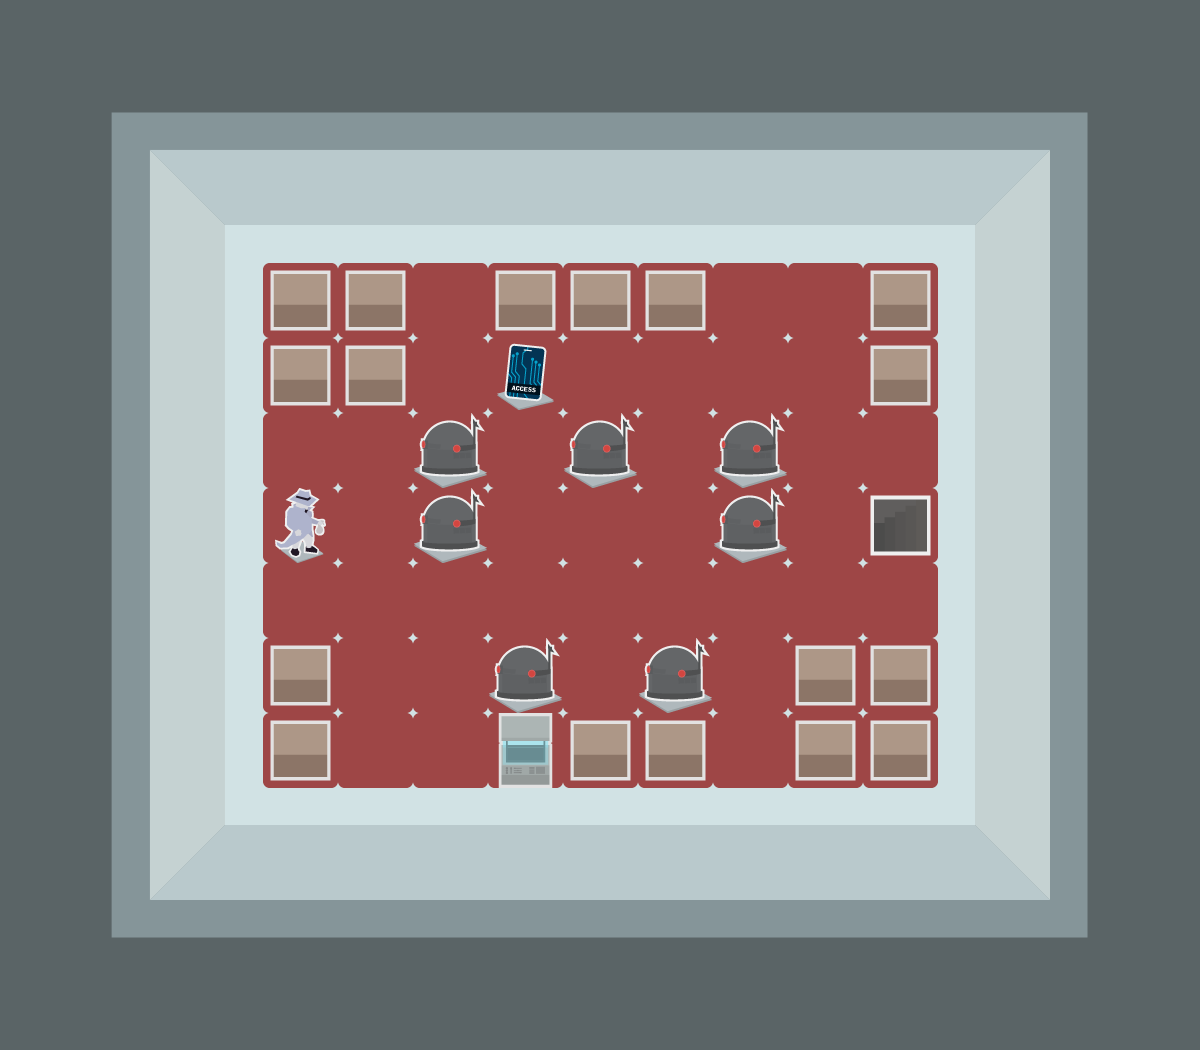

A level layout from a 2D game, rendered from its tile map. Below: a short description, then the map file with its tile-grid data intact:
An orthogonal 16x14 tile map with 75x75 px tiles, 3 tile layers (Board, Tiles, Assets), 6 tilesets.

<map version="1.0" tiledversion="1.1.4" orientation="orthogonal" renderorder="right-down" width="16" height="14" tilewidth="75" tileheight="75" infinite="0" nextobjectid="1">
 <tileset firstgid="1" name="hq_v2" tilewidth="75" tileheight="75" tilecount="56" columns="8">
  <image source="tilesets/hq_v2.png" width="600" height="525" />
 </tileset>
 <tileset firstgid="57" name="hq" tilewidth="38" tileheight="38" tilecount="100" columns="10">
  <image source="tilesets/hq.png" width="380" height="380" />
 </tileset>
 <tileset firstgid="157" name="tiles" tilewidth="75" tileheight="75" tilecount="12" columns="4">
  <image source="tiles.png" width="300" height="225" />
 </tileset>
 <tileset firstgid="169" name="warehouse_v2" tilewidth="75" tileheight="75" tilecount="42" columns="6">
  <image source="tilesets/warehouse_v2.png" width="450" height="525" />
 </tileset>
 <tileset firstgid="211" name="warehouse_v2" tilewidth="75" tileheight="75" tilecount="42" columns="6">
  <image source="tilesets/warehouse_v2.png" width="450" height="525" />
 </tileset>
 <tileset firstgid="253" name="lab_v2" tilewidth="75" tileheight="75" tilecount="30" columns="5">
  <image source="tilesets/lab_v2.png" width="375" height="450" />
 </tileset>
 <layer name="Board" width="16" height="14">
  <data encoding="csv">
253,253,253,253,253,253,253,253,253,253,253,253,253,253,253,253,
253,258,259,259,259,259,259,259,259,259,259,259,259,259,262,253,
253,263,264,265,265,265,265,265,265,265,265,265,265,266,267,253,
253,263,269,270,270,270,270,270,270,270,270,270,270,269,267,253,
253,263,269,270,270,270,270,270,270,270,270,270,270,269,267,253,
253,263,269,270,270,270,270,270,270,270,270,270,270,269,267,253,
253,263,269,270,270,270,270,270,270,270,270,270,270,269,267,253,
253,263,269,270,270,270,270,270,270,270,270,270,270,269,267,253,
253,263,269,270,270,270,270,270,270,270,270,270,270,269,267,253,
253,263,269,270,270,270,270,270,270,270,270,270,270,269,267,253,
253,263,269,270,270,270,270,270,270,270,270,270,270,269,267,253,
253,263,274,265,265,265,265,265,265,265,265,265,265,276,267,253,
253,278,279,279,279,279,279,279,279,279,279,279,279,279,282,253,
253,253,253,253,253,253,253,253,253,253,253,253,253,253,253,253
</data>
 </layer>
 <layer name="Tiles" width="16" height="14" offsetx="38" offsety="38">
  <data encoding="csv">
0,0,0,0,0,0,0,0,0,0,0,0,0,0,0,0,
0,0,0,0,0,0,0,0,0,0,0,0,0,0,0,0,
0,0,0,0,0,0,0,0,0,0,0,0,0,0,0,0,
0,0,0,162,162,162,162,162,162,162,162,162,0,0,0,0,
0,0,0,162,162,162,162,162,162,162,162,162,0,0,0,0,
0,0,0,162,162,162,162,162,162,162,162,162,0,0,0,0,
0,0,0,162,162,162,162,162,162,162,162,162,0,0,0,0,
0,0,0,162,162,162,162,162,162,162,162,162,0,0,0,0,
0,0,0,162,162,162,162,162,162,162,162,162,0,0,0,0,
0,0,0,162,162,162,162,162,162,162,162,162,0,0,0,0,
0,0,0,0,0,0,0,0,0,0,0,0,0,0,0,0,
0,0,0,0,0,0,0,0,0,0,0,0,0,0,0,0,
0,0,0,0,0,0,0,0,0,0,0,0,0,0,0,0,
0,0,0,0,0,0,0,0,0,0,0,0,0,0,0,0
</data>
 </layer>
 <layer name="Assets" width="16" height="14" offsetx="38" offsety="38">
  <data encoding="csv">
0,0,0,0,0,0,0,0,0,0,0,0,0,0,0,0,
0,0,0,0,0,0,0,0,0,0,0,0,0,0,0,0,
0,0,0,0,0,0,0,0,0,0,0,0,0,0,0,0,
0,0,0,157,157,0,157,157,157,0,0,157,0,0,0,0,
0,0,0,157,157,0,166,0,0,0,0,157,0,0,0,0,
0,0,0,0,0,163,0,163,0,163,0,0,0,0,0,0,
0,0,0,164,0,163,0,0,0,163,0,158,0,0,0,0,
0,0,0,0,0,0,0,0,0,0,0,0,0,0,0,0,
0,0,0,157,0,0,163,0,163,0,157,157,0,0,0,0,
0,0,0,157,0,0,159,157,157,0,157,157,0,0,0,0,
0,0,0,0,0,0,0,0,0,0,0,0,0,0,0,0,
0,0,0,0,0,0,0,0,0,0,0,0,0,0,0,0,
0,0,0,0,0,0,0,0,0,0,0,0,0,0,0,0,
0,0,0,0,0,0,0,0,0,0,0,0,0,0,0,0
</data>
 </layer>
</map>
